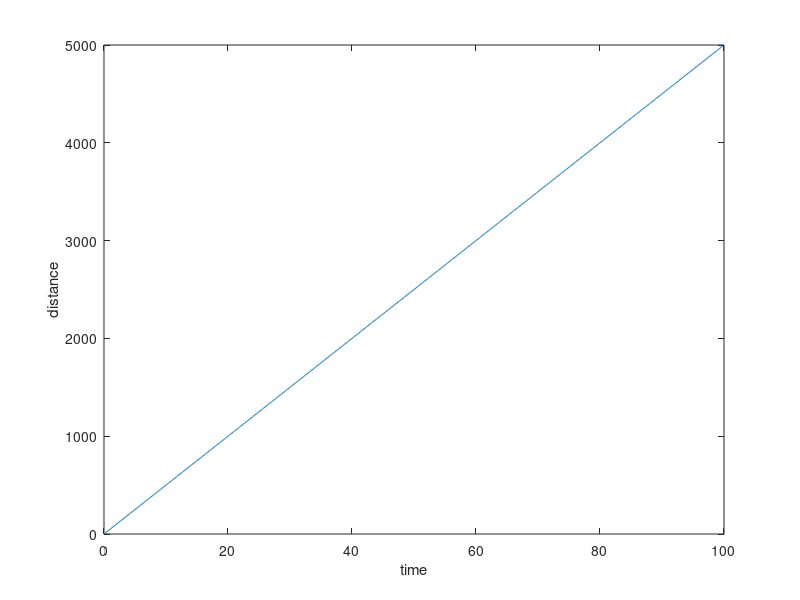
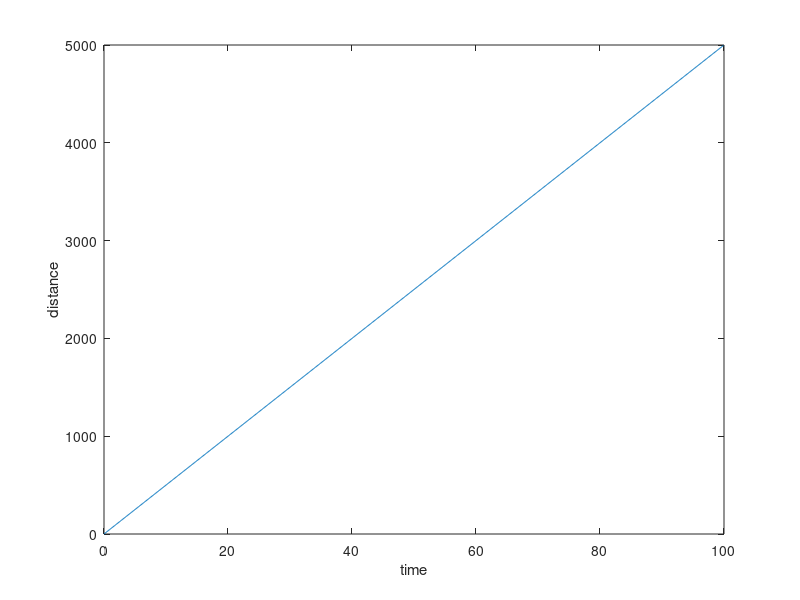
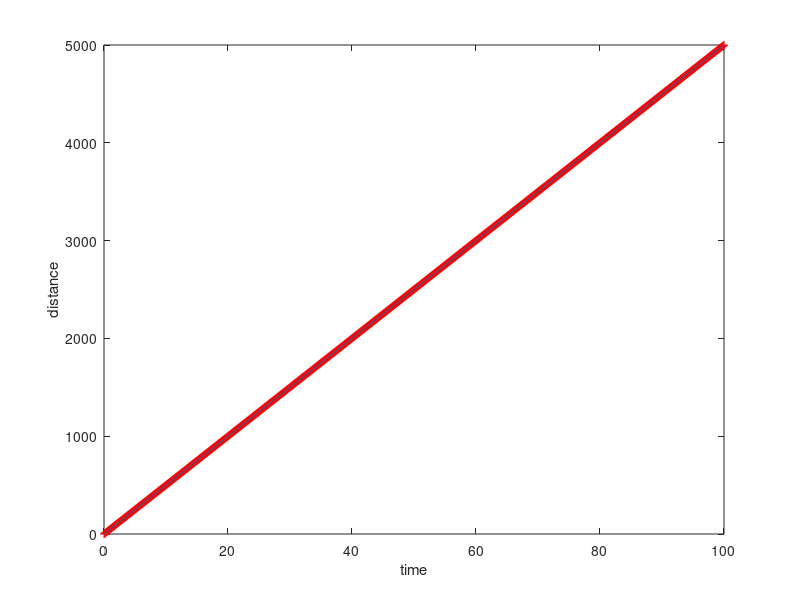

Here is the MATLAB script that generated these plots, in order:
clear;
close all;

% define total time and time step
dt = 0.1;
total_time = 100;

% Exact Solution
time = 0:dt:total_time; %time array
velocity = 50; %m/s

dist = velocity * time;

plot(time, dist)
xlabel('time')
ylabel('distance')



% Finite difference method
num_ite = total_time / dt; %1000

% creating arrays
position = zeros(num_ite,1);
etime = zeros(num_ite,1);

%initial conditions
position(1) = 0;
etime(1) = 0;

% simulate using for loop
for step = 1:num_ite-1
    position(step+1) = position(step) + velocity * dt;
    etime(step+1) = etime(step) + dt;
end

% plot the graph
figure
plot(etime,position)
xlabel('time')
ylabel('distance')

% combined graph of both the solutions comparing the two
figure
plot(time, dist, '+r', etime, position)
xlabel('time')
ylabel('distance')